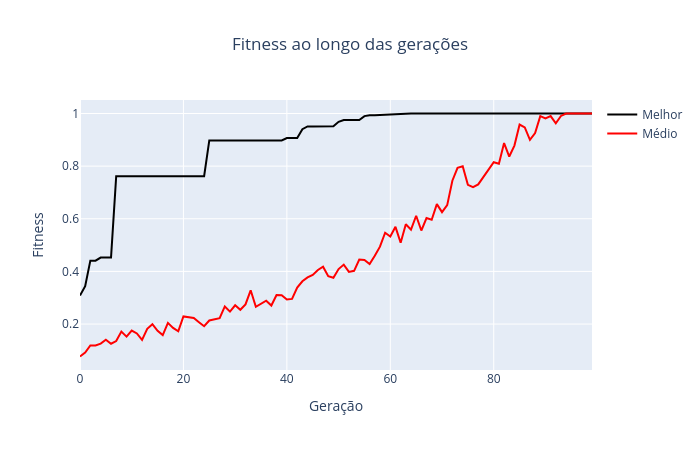

The cell this chart's notebook holds for it:
### Code cell
# @title Figura 3: Evolução do fitness
fig = go.Figure()

fig.add_trace(
    go.Scatter(
        y=best_fitness_hist,
        mode="lines",
        name="Melhor",
        line=dict(color="black", width=2)
    )
)

fig.add_trace(
    go.Scatter(
        y=mean_fitness_hist,
        mode="lines",
        name="Médio",
        line=dict(color="red", width=2)
    )
)

fig.update_layout(
    title=dict(
        text='Fitness ao longo das gerações',
        x=0.5
    ),
    xaxis_title='Geração',
    yaxis_title='Fitness',
    width=700,
    height=450,
)

fig.show()

### Figure 1 — Plotly figure (JSON) as saved in the notebook; plotly's stock layout.template omitted (floating-point values rounded to 4 significant figures)
{"data": [{"line": {"color": "black", "width": 2}, "mode": "lines", "name": "Melhor", "type": "scatter", "y": [0.3085, 0.3437, 0.4409, 0.4409, 0.4527, 0.4527, 0.4527, 0.7617, 0.7617, 0.7617, 0.7617, 0.7617, 0.7617, 0.7617, 0.7617, 0.7617, 0.7617, 0.7617, 0.7617, 0.7617, 0.7617, 0.7617, 0.7617, 0.7617, 0.7617, 0.8975, 0.8975, 0.8975, 0.8975, 0.8975, 0.8975, 0.8975, 0.8975, 0.8975, 0.8975, 0.8975, 0.8975, 0.8975, 0.8975, 0.8975, 0.9065, 0.9065, 0.9065, 0.9406, 0.951, 0.951, 0.951, 0.951, 0.951, 0.9512, 0.9685, 0.9752, 0.9752, 0.9752, 0.9752, 0.9901, 0.9931, 0.9931, 0.9942, 0.9942, 0.9969, 0.9969, 1, 1, 1, 1, 1, 1, 1, 1, 1, 1, 1, 1, 1, 1, 1, 1, 1, 1, 1, 1, 1, 1, 1, 1, 1, 1, 1, 1, 1, 1, 1, 1, 1, 1, 1, 1, 1, 1]}, {"line": {"color": "red", "width": 2}, "mode": "lines", "name": "Médio", "type": "scatter", "y": [0.07673, 0.09162, 0.1185, 0.1189, 0.1256, 0.1403, 0.1252, 0.1354, 0.1715, 0.1521, 0.1755, 0.1642, 0.1395, 0.1821, 0.1995, 0.1743, 0.1582, 0.2044, 0.1853, 0.1725, 0.229, 0.2256, 0.2229, 0.207, 0.1917, 0.2137, 0.2174, 0.2222, 0.267, 0.2473, 0.2713, 0.2541, 0.2748, 0.3282, 0.2658, 0.2786, 0.2889, 0.2705, 0.3102, 0.3099, 0.2934, 0.2955, 0.3386, 0.3625, 0.3771, 0.3869, 0.4055, 0.4179, 0.3819, 0.3757, 0.4089, 0.4259, 0.3983, 0.4023, 0.4453, 0.4438, 0.4282, 0.4593, 0.4941, 0.547, 0.5329, 0.5694, 0.509, 0.5793, 0.5585, 0.6115, 0.5554, 0.6026, 0.5965, 0.6557, 0.6251, 0.6517, 0.7446, 0.7935, 0.7994, 0.7291, 0.7199, 0.7305, 0.7571, 0.7841, 0.8148, 0.8092, 0.8875, 0.8365, 0.8781, 0.9581, 0.9472, 0.9002, 0.9259, 0.99, 0.9816, 0.9902, 0.9628, 0.9907, 1, 1, 1, 1, 1, 1]}], "layout": {"height": 450, "title": {"text": "Fitness ao longo das gerações", "x": 0.5}, "width": 700, "xaxis": {"title": {"text": "Geração"}}, "yaxis": {"title": {"text": "Fitness"}}}}
